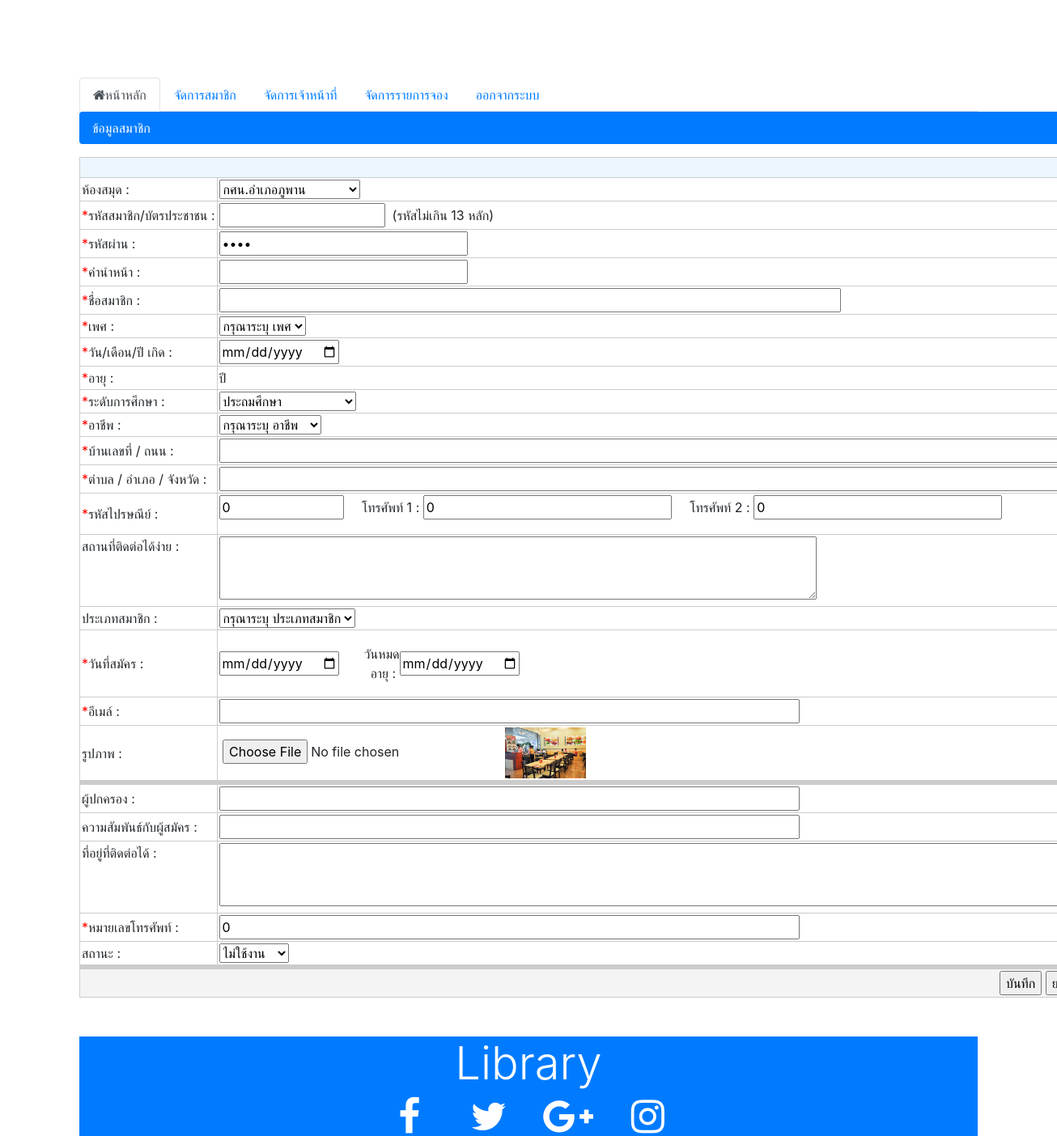
Before: /Admin/aUpdate.php?member_id=3 (signed in) with the older database file.
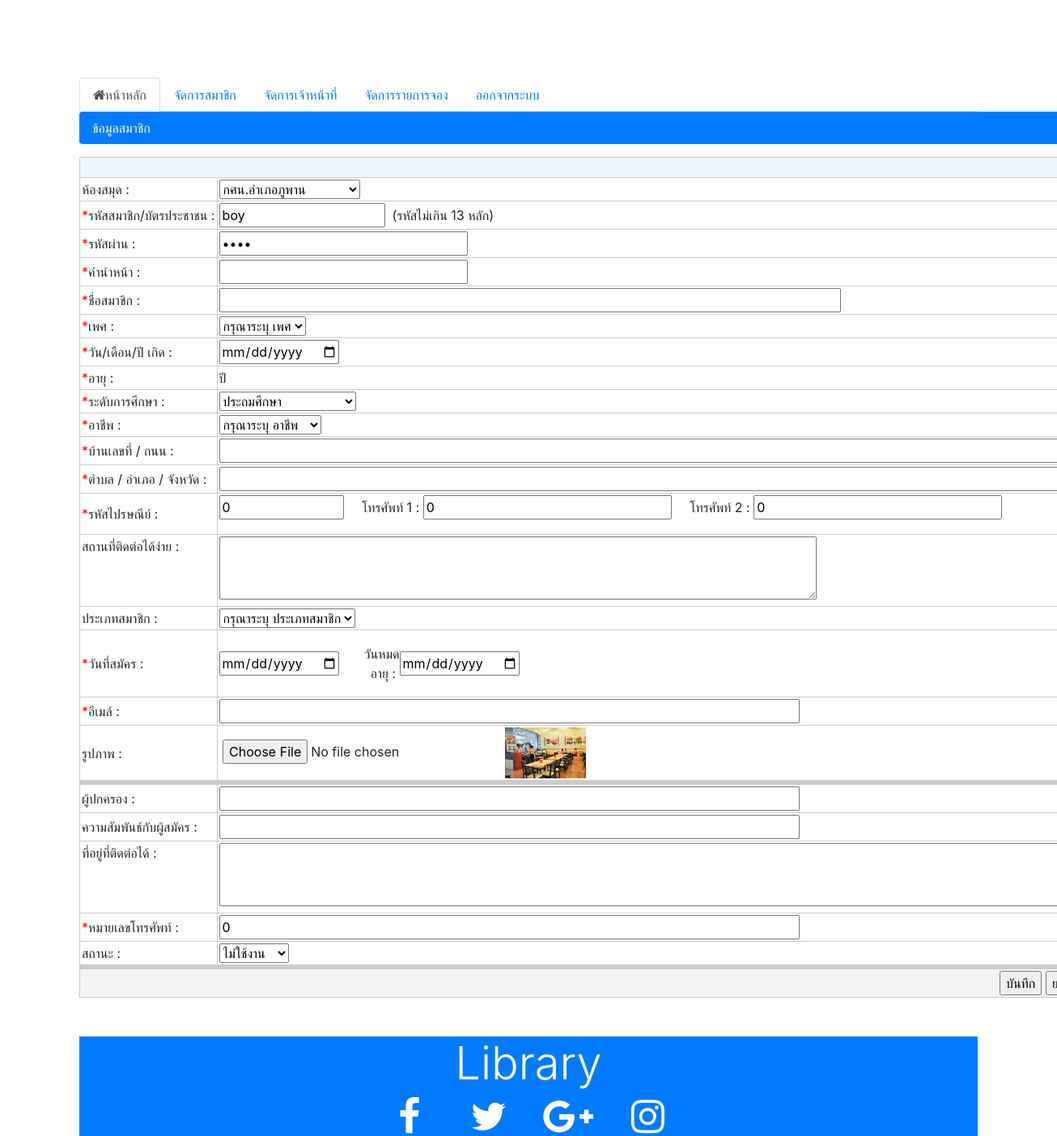
After: the same page with the newer database file.
### tables this page shows
CREATE TABLE `member` (
  `member_id` int(11) NOT NULL,
  `member_Library` varchar(50) NOT NULL,
  `member_user` varchar(50) NOT NULL,
  `member_Password` int(50) NOT NULL,
  `member_Prefix` varchar(10) NOT NULL,
  `member_Name` varchar(50) NOT NULL,
  `member_sex` varchar(10) NOT NULL,
  `member_Birth` date NOT NULL,
  `member_Age` int(11) NOT NULL,
  `member_Education` varchar(50) NOT NULL,
  `member_career` varchar(100) NOT NULL,
  `member_HouseNumber` varchar(200) NOT NULL,
  `member_province` varchar(255) NOT NULL,
  `member_Zip` int(10) NOT NULL,
  `member_Phone1` int(10) NOT NULL,
  `member_Phone2` int(10) NOT NULL,
  `member_EasyContact` varchar(200) NOT NULL,
  `member_MembershipType` varchar(50) NOT NULL,
  `member_Registration` date NOT NULL,
  `member_ExpiredDate` date NOT NULL,
  `member_Email` varchar(100) NOT NULL,
  `member_Image` varchar(100) NOT NULL,
  `member_Parent` varchar(100) NOT NULL,
  `member_Relationship` varchar(100) NOT NULL,
  `member_Contact` varchar(200) NOT NULL,
  `member_Telephone` int(10) NOT NULL,
  `member_Status` enum('สมาชิกใหม่','ใช้งาน','ไม่ใช้งาน') NOT NULL DEFAULT 'สมาชิกใหม่'
);

### Admin/aUpdate.php (the view, shortened to what the changed rows need)
<?php require_once('../Connections/condb.php'); ?>
<?php
if (!function_exists("GetSQLValueString")) {
function GetSQLValueString($theValue, $theType, $theDefinedValue = "", $theNotDefinedValue = "")
{
  $theValue = function_exists("mysql_real_escape_string") ? mysql_real_escape_string($theValue) : mysql_escape_string($theValue);
  switch ($theType) {
    case "long":
    case "int":
      $theValue = ($theValue != "") ? intval($theValue) : "NULL";
      break;
  }
  return $theValue;
}
}
$colname_Member = "-1";
if (isset($_GET['member_id'])) {
  $colname_Member = $_GET['member_id'];
}
$query_Member = sprintf("SELECT * FROM member WHERE member_id = %s", GetSQLValueString($colname_Member, "int"));
$Member = mysql_query($query_Member, $condb) or die(mysql_error());
$row_Member = mysql_fetch_assoc($Member);
?>
<!DOCTYPE html>
<html>
<head>
   <?php
    include("includes/head.inc.php");
   ?>
</head>
<body>
    <div class="container">
      <div class="row">
        <div class="col-md-12">
          <ul class="nav nav-pills flex-column">
<form method="post" action="/Libraty_1/Admin/aUpdate_Update.php" name="forminput" enctype="multipart/form-data">
<table width="98%" border="1" cellspacing="0" cellpadding="2" class="fix_text" bordercolor="#CCCCCC" align="center">
<tbody>
<tr>
  <td bordercolor="#FFFFFF"><select name="member_Library" class="combo_input" id="member_Library">
    <option value="<?php echo $row_Member['member_Library']; ?>"><?php echo $row_Member['member_Library']; ?></option>
  </select>
   </td>
</tr>
<tr>
  <td bordercolor="#FFFFFF">
<input name="member_user" type="text" class="textfield_input" id="member_user" value="<?php echo $row_Member['member_user']; ?>" size="15" maxlength="13">
&nbsp;(รหัสไม่เกิน 13 หลัก)
    </td>
</tr>
<tr>
  <td bordercolor="#FFFFFF">
<input name="member_Password" type="password" class="textfield_input" id="member_Password" value="<?php echo $row_Member['member_Password']; ?>" size="25" maxlength="250">
</td>
</tr>
<tr>
  <td bordercolor="#FFFFFF">
	<select name="member_sex" class="combo_input" id="member_sex">
    <?php if (isset($row_Member['member_sex'])) { ?>
	  <option value="" <?php if($row_Member["member_sex"] == '') {echo "selected";}?>>กรุณาระบุ เพศ</option>
  <?php }else{ ?>
      <option value="" selected="SELECTED">กรุณาระบุ เพศ</option>
  <?php } ?>
	</select>
</td>
</tr>
<tr>
  <td bordercolor="#FFFFFF">
<input name="member_Birth" type="date" id="member_Birth" value="<?php echo $row_Member['member_Birth']; ?>">&nbsp;<a name="calFdate"></a><a href="#calBdate" onclick="javascript:NewCal('Bdate','ddmmyyyy')"></a>
  </td>
</tr>
<tr>
  <td bordercolor="#FFFFFF">
	<select name="member_Education" class="combo_input" id="member_Education">
    <?php if (isset($row_Member['member_Education'])) {
    ?>
    <option value="ประถมศึกษา" <?php if($row_Member["member_Education"] == 'ประถมศึกษา') {echo "selected";}?>>ประถมศึกษา</option>
    <?php }else{ ?>
   <option value="" selected>กรุณาระบุ ระดับการศึกษา</option>
    <?php } ?>
	</select>
  </td>
  </tr>
<tr>
  <td bordercolor="#FFFFFF">
	<select name="member_career" class="combo_input" id="member_career">
    <?php if (isset($row_Member['member_Education'])) { ?>
	  <option value="" <?php if($row_Member["member_career"] == '') {echo "selected";}?>>กรุณาระบุ อาชีพ</option>
    <?php }else{ ?>
        <option value="" selected="SELECTED">กรุณาระบุ อาชีพ</option>
      <?php } ?>
	</select>
</td>
</tr>
<tr>
  <td bordercolor="#FFFFFF">
    <p>
  <input name="member_Zip" type="text" class="textfield_input" id="member_Zip" value="<?php echo $row_Member['member_Zip']; ?>" size="10" maxlength="5">
  &nbsp;&nbsp;&nbsp;&nbsp;โทรศัพท์ 1 :
  <input name="member_Phone1" type="text" class="textfield_input" id="member_Phone1" value="<?php echo $row_Member['member_Phone1']; ?>" size="25" maxlength="50">
      &nbsp;&nbsp;&nbsp;&nbsp;โทรศัพท์ 2 :
      <input name="Telemember_Phone2" type="text" class="textfield_input" id="Telemember_Phone2" value="<?php echo $row_Member['member_Phone2']; ?>" size="25" maxlength="50">
    </p>
  </td>
</tr>
<tr>
  <td bordercolor="#FFFFFF">
		<select name="member_MembershipType" class="combo_input" id="member_MembershipType" onchange="xajax_Hide_Expire_Date(document.forminput.Type[document.forminput.Type.selectedIndex].value);">
      <?php if (isset($row_Member['member_MembershipType'])) {
     ?>
		  <option value="" <?php if($row_Member["member_MembershipType"] == '') {echo "selected";}?>>กรุณาระบุ ประเภทสมาชิก</option>
    <?php }else{ ?>
            <option value="" selected="SELECTED">กรุณาระบุ ประเภทสมาชิก</option>
      <?php } ?>
        </select>
  </td>
</tr>
<tr>
  <td bordercolor="#FFFFFF">
  			<table width="100%" cellpadding="0" cellspacing="0" border="0" class="fix_text">
  			<tbody><tr><td width="100"><label for="member_Registration"></label>
  			      <input name="member_Registration" type="date" id="member_Registration" value="<?php echo $row_Member['member_Registration']; ?>">
  			      &nbsp;<a name="calSdate"></a><a href="#calSdate" onclick="javascript:NewCal('Sdate','YYYY-MM-DD')"></a>  					</td>
					<td width="100">
					<div id="Div_Expire_Date">
					  <input name="member_ExpiredDate" type="date" id="member_ExpiredDate" value="<?php echo $row_Member['member_ExpiredDate']; ?>">
          </div>
					</td><td>&nbsp;</td>
				</tr>
				</tbody></table>
  </td>
</tr>
        <tr>
          <td bordercolor="#FFFFFF"><label for="member_Image"></label>
            <input name="member_Image" type="file" id="member_Image" size="50">
            <img src="../img/<?php echo $row_Member['member_Image']; ?>" width="100"></td>
        </tr>
        <tr>
          <td bordercolor="#FFFFFF">
        <input name="member_Telephone" type="text" class="textfield_input" id="member_Telephone" value="<?php echo $row_Member['member_Telephone']; ?>" size="65" maxlength="250">
        </td>
        </tr>
        <tr>
          <td bordercolor="#FFFFFF">
          <select name="member_Status" class="combo_input" id="member_Status">
            <?php if (isset($row_Member['member_Status'])) {
          ?>
            <option value="ไม่ใช้งาน" <?php if($row_Member["member_Status"] == 'ไม่ใช้งาน') {echo "selected";}?>>ไม่ใช้งาน</option>
           <?php }else{ ?>
            <option value="" selected>ระบุ</option>
          <?php } ?>
          </select>
          </td>
        </tr>
        </tbody>
        </table>
        </form>
</div>
</div>
</div>
<br>
<br>
            <?php
              include("includes/footer.inc.php");
            ?>
</body>
</html>

Changed rows visible on the page:
changed member "กศน.อำเภอภูพาน": member_user (not shown) → "boy"
